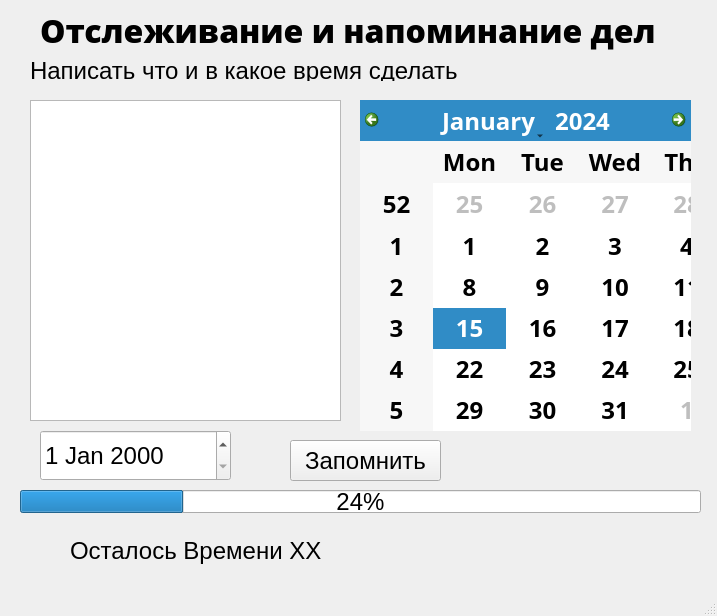
<?xml version="1.0" encoding="UTF-8"?>
<ui version="4.0">
 <class>MainWindow</class>
 <widget class="QMainWindow" name="MainWindow">
  <property name="geometry">
   <rect>
    <x>0</x>
    <y>0</y>
    <width>717</width>
    <height>616</height>
   </rect>
  </property>
  <property name="windowTitle">
   <string>Чунин ВЕ</string>
  </property>
  <widget class="QWidget" name="centralwidget">
   <widget class="QLabel" name="label">
    <property name="geometry">
     <rect>
      <x>40</x>
      <y>0</y>
      <width>651</width>
      <height>61</height>
     </rect>
    </property>
    <property name="font">
     <font>
      <family>Open Sans ExtraBold</family>
      <pointsize>24</pointsize>
      <weight>75</weight>
      <bold>true</bold>
     </font>
    </property>
    <property name="text">
     <string>Отслеживание и напоминание дел</string>
    </property>
   </widget>
   <widget class="QCalendarWidget" name="calendarWidget">
    <property name="geometry">
     <rect>
      <x>360</x>
      <y>100</y>
      <width>331</width>
      <height>331</height>
     </rect>
    </property>
    <property name="font">
     <font>
      <family>Nexa Bold</family>
      <pointsize>18</pointsize>
      <weight>75</weight>
      <bold>true</bold>
     </font>
    </property>
   </widget>
   <widget class="QProgressBar" name="progressBar">
    <property name="geometry">
     <rect>
      <x>20</x>
      <y>490</y>
      <width>681</width>
      <height>23</height>
     </rect>
    </property>
    <property name="font">
     <font>
      <pointsize>18</pointsize>
     </font>
    </property>
    <property name="value">
     <number>24</number>
    </property>
   </widget>
   <widget class="QPlainTextEdit" name="plainTextEdit">
    <property name="geometry">
     <rect>
      <x>30</x>
      <y>100</y>
      <width>311</width>
      <height>321</height>
     </rect>
    </property>
   </widget>
   <widget class="QLabel" name="label_2">
    <property name="geometry">
     <rect>
      <x>30</x>
      <y>60</y>
      <width>431</width>
      <height>21</height>
     </rect>
    </property>
    <property name="font">
     <font>
      <pointsize>18</pointsize>
     </font>
    </property>
    <property name="text">
     <string>Написать что и в какое время сделать</string>
    </property>
   </widget>
   <widget class="QPushButton" name="pushButton">
    <property name="geometry">
     <rect>
      <x>290</x>
      <y>440</y>
      <width>151</width>
      <height>41</height>
     </rect>
    </property>
    <property name="font">
     <font>
      <pointsize>18</pointsize>
     </font>
    </property>
    <property name="text">
     <string>Запомнить</string>
    </property>
   </widget>
   <widget class="QDateEdit" name="dateEdit">
    <property name="geometry">
     <rect>
      <x>40</x>
      <y>430</y>
      <width>191</width>
      <height>51</height>
     </rect>
    </property>
    <property name="font">
     <font>
      <pointsize>18</pointsize>
     </font>
    </property>
   </widget>
   <widget class="QLabel" name="label_3">
    <property name="geometry">
     <rect>
      <x>70</x>
      <y>530</y>
      <width>641</width>
      <height>41</height>
     </rect>
    </property>
    <property name="font">
     <font>
      <pointsize>18</pointsize>
     </font>
    </property>
    <property name="text">
     <string>Осталось Времени XX</string>
    </property>
   </widget>
  </widget>
  <widget class="QMenuBar" name="menubar">
   <property name="geometry">
    <rect>
     <x>0</x>
     <y>0</y>
     <width>717</width>
     <height>21</height>
    </rect>
   </property>
  </widget>
  <widget class="QStatusBar" name="statusbar"/>
 </widget>
 <resources/>
 <connections/>
</ui>
